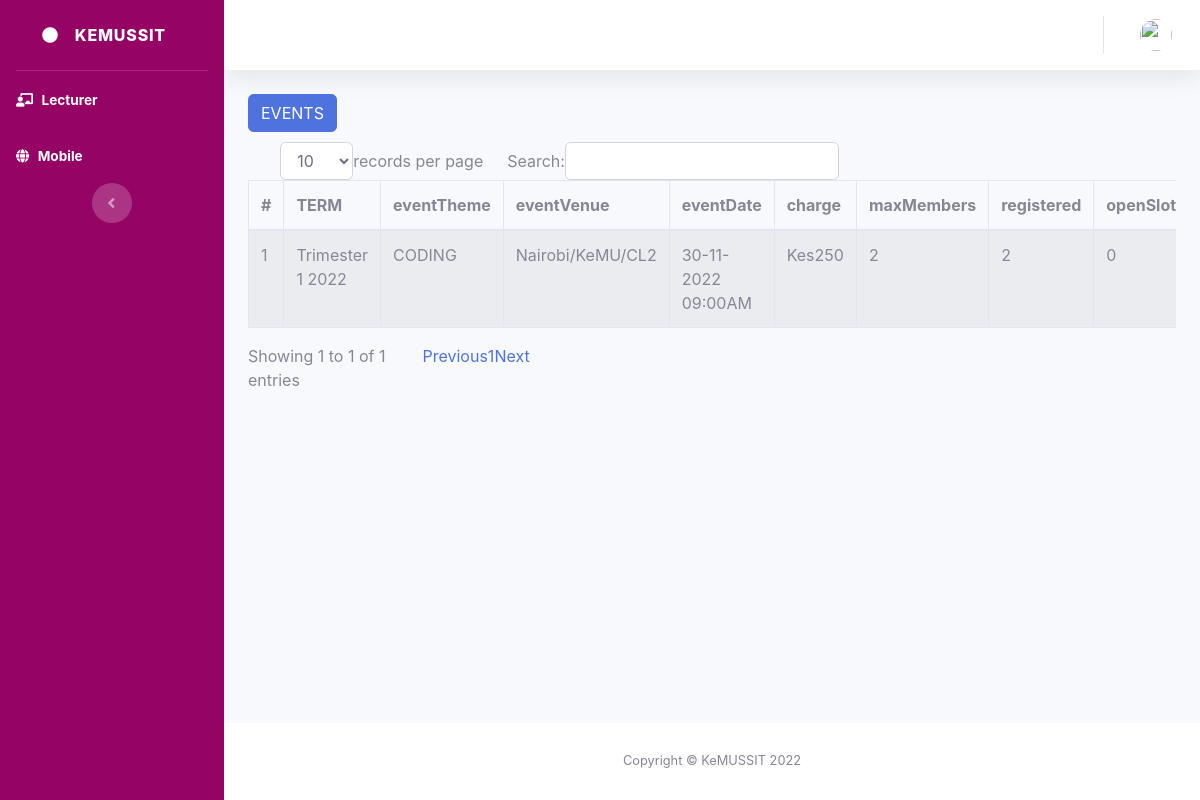
/admin_web/event.php, run on the app's committed database.
### tables this page shows
CREATE TABLE `event` (
  `evt` int(11) NOT NULL,
  `ses` int(11) DEFAULT NULL,
  `term` varchar(50) DEFAULT NULL,
  `theme` varchar(250) DEFAULT NULL,
  `venue` varchar(50) DEFAULT NULL,
  `land` varchar(50) DEFAULT NULL,
  `site` varchar(50) DEFAULT NULL,
  `date` varchar(50) DEFAULT NULL,
  `time` varchar(50) DEFAULT NULL,
  `money` float DEFAULT NULL,
  `member` float DEFAULT NULL,
  `opened` float DEFAULT NULL,
  `status` float DEFAULT 0,
  `approval` float DEFAULT 0,
  `comment` varchar(250) DEFAULT NULL,
  `closure` float DEFAULT 0,
  `entry_date` varchar(50) DEFAULT NULL
);

### admin_web/event.php (the view, shortened to what this page needs)
<?php
include 'database/connection.php';
include('header.php');
?>
<div class="dropdown" style="float: left;">
    <button class="btn btn-primary btn-xs" type="button"
        data-toggle="dropdown">EVENTS</button>
</div><br>
                    <div class="row">
                        <div class="col-md-12">
                            <div class="panel panel-default">
                                <div class="panel-body">
                                    <div class="table-responsive">
                                        <table class="table table-striped table-bordered table-hover"
                                            id="dataTables-example">
                                    <thead>
                                        <tr>
                                            <th>#</th>
                                            <th>TERM</th>
                                            <th>eventTheme</th>
                                            <th>eventVenue</th>
                                            <th>eventDate</th>
                                            <th>charge</th>
                                            <th>maxMembers</th>
                                            <th>registered</th>
                                            <th>openSlots</th>
                                        </tr>
                                    </thead>
                                            <tbody>
                                            <?php
                                                $query_run = mysqli_query($con, "SELECT * FROM event");
                                                $i = 1;
                                                if (mysqli_num_rows($query_run) > 0) {
                                                    while ($row = mysqli_fetch_assoc($query_run)) {
                                                ?>
                                                <tr>
                                                    <td><?php echo $i; ?></td>
                                                    <td><?php echo $row['term'].' '.$row['year']; ?></td>
                                                    <td><?php echo $row['theme']; ?></td>
                                                    <td><?php echo $row['venue'].'/'.$row['land'].'/'.$row['site']; ?></td>
                                                    <td><?php echo $row['date'].' '.$row['time']; ?></td>
                                                    <td>Kes<?php echo $row['money']; ?></td>
                                                    <td><?php echo $row['opened']; ?></td>
                                                    <td><?php echo round(($row['opened']-$row['member']),0); ?></td>
                                                    <td><?php echo $row['member']; ?></td>
                                                </tr>
                                                <?php $i = $i + 1;
                                                    }
                                                } ?>
                                            </tbody>
                                        </table>
                                    </div>
                                </div>
                            </div>
                        </div>
                    </div>
                    <?php
include('footer.php');
?>

### data on the page
event: term "Trimester 1 2022", theme "CODING", venue "Nairobi", land "KeMU", site "CL2", date "30-11-2022", time "09:00AM", money "250", opened "2", $row['opened']-$row['member'] "2", member "0"
